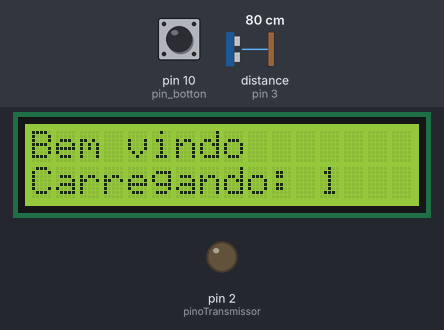
Recording of a sketch running on a simulated Arduino Uno, built with avr-gcc and run on an emulated ATmega328P. Shown: 16×2 character LCD, output pins drawn as LEDs (lit = HIGH). The test bench sets the inputs (shaded band); at power-on: pin 10 (pin_botton) LOW, distance to the obstacle (sensor on pin 3) 80 cm. The echo pulse lasts 58.3 µs per cm; what the sketch prints to the serial monitor is not drawn.

Above: at 2.1 s.
6.3 s: pin 10 (pin_botton) pulled HIGH for 0.15 s
At 7.1 s:
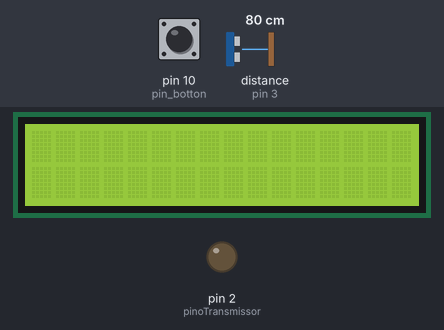
8.1 s: pin 10 (pin_botton) pulled HIGH for 3.2 s
At 9.8 s:
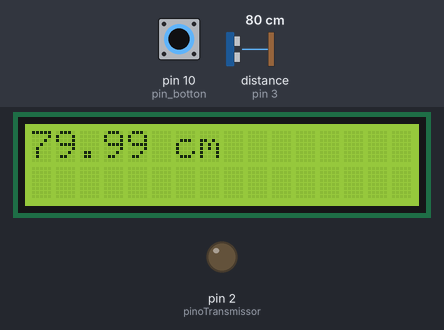
Timing chart, 0 to 11.3 s (numbered marks = the images above; inputs shaded):
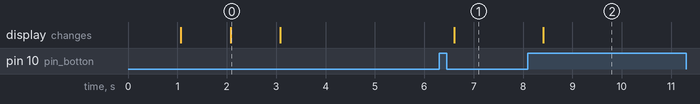

Measured:
- after the input at 8.1 s, the display: changes after 0.31 s (image 2)
- what the display in image 0 shows lasts 1.0 s, from 2.1 s to 3.1 s

The sketch:

ultrassonic_meter.ino
```cpp
#include <LiquidCrystal.h>

// SET_SENSOR
    int pinoTransmissor = 2; // trig
    int pinoReceptor = 3; //echo
	  int pin_botton = 10;
    float cm, duracao;
// SET_LCD
  const int rs = 9, en = 8, d4 = 7, d5 = 6, d6 = 5, d7 = 4;
  LiquidCrystal lcd(rs, en, d4, d5, d6, d7);


void setup(){
  	lcd.begin(16, 2);
  	iniciar();
  	delay(1000);
    pinMode(pinoTransmissor, OUTPUT); // transmissor
    pinMode(pinoReceptor, INPUT);     // receptor
  	pinMode(pin_botton, INPUT);
    delay(1000);
    Serial.begin(9600);

  }

void loop(){
  bool state = digitalRead(pin_botton);
  if(state == true){
    cm = distancia();
    Serial.println(cm);
    delay(300);
    lcd.setCursor(0,0);
    lcd.print(cm);
    lcd.print(" cm");
  }else lcd.clear();
  }

float distancia(){

  digitalWrite(pinoTransmissor, LOW);
  delayMicroseconds(5);
  digitalWrite(pinoTransmissor, HIGH);
  delayMicroseconds(10);
  digitalWrite(pinoTransmissor, LOW);
  duracao = pulseIn(pinoReceptor, HIGH);
  float calcDistancia = (duracao/2) * 0.0343;

  return calcDistancia;
    }

void iniciar(){

  for(int n = 3; n > 0; n--){
    lcd.setCursor(0,0);
  	lcd.print("Bem vindo");
    lcd.setCursor(0,1);
    lcd.print("Carregando: ");
    lcd.print(n);
    delay(1000);
    lcd.clear();
  }
}
```
